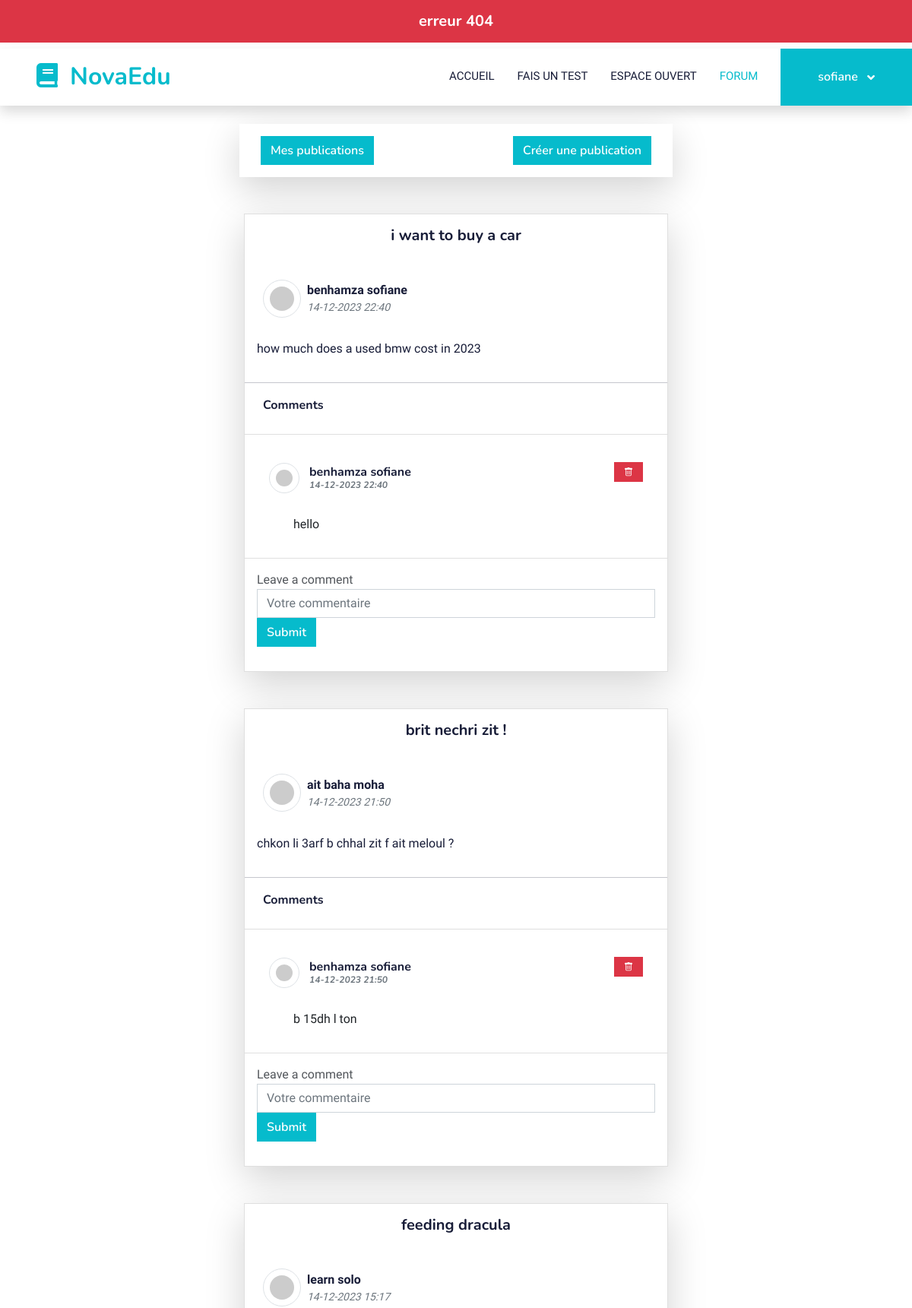
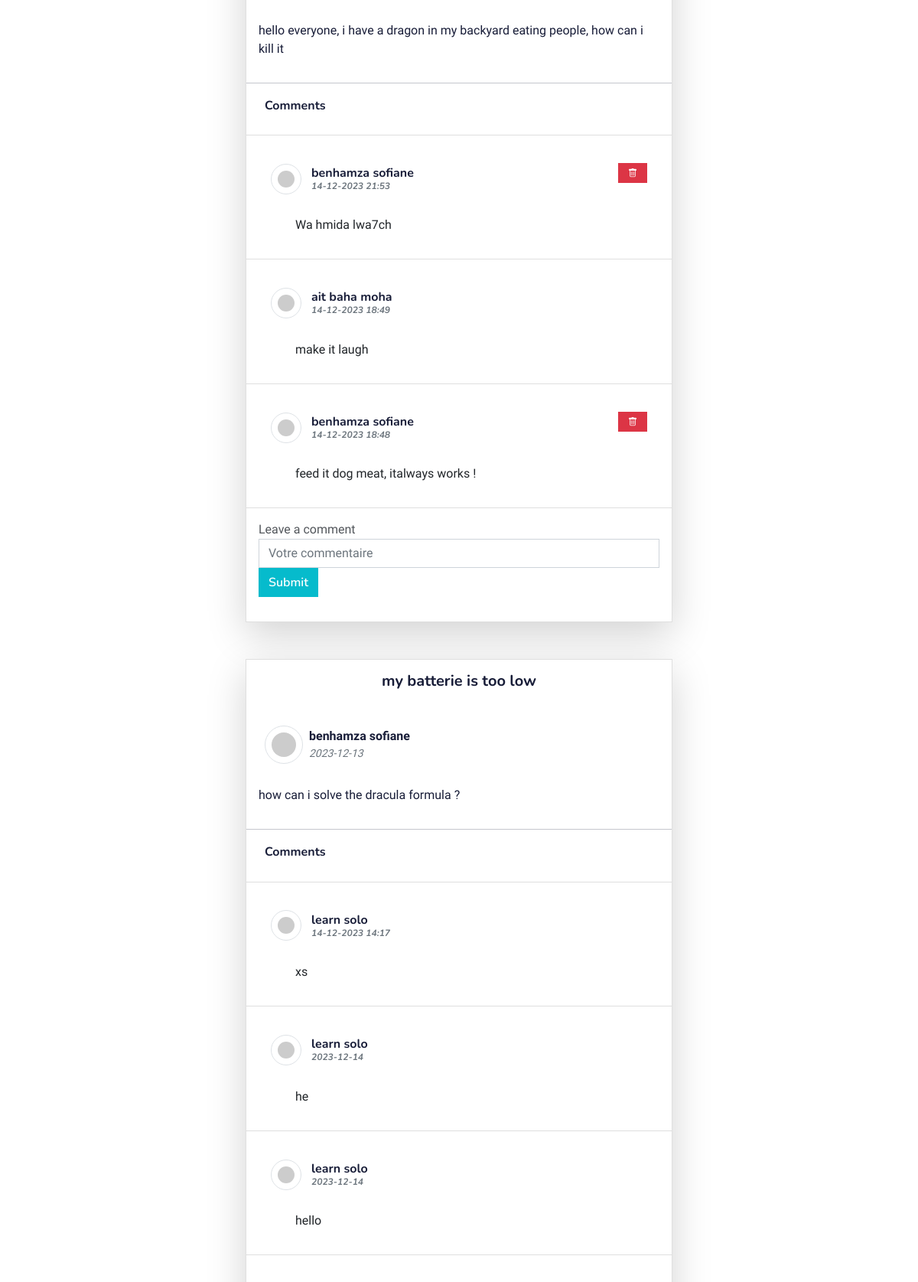
Page /backend/forum?error=invalid_url (signed in, upper part) on the committed database (2 pictures, top to bottom).
### tables this page shows
CREATE TABLE `Posts` (
  `post_id` int(11) NOT NULL,
  `user_id` int(11) DEFAULT NULL,
  `title` varchar(50) NOT NULL,
  `content` text NOT NULL,
  `created_at` varchar(20) DEFAULT NULL
);

CREATE TABLE `users` (
  `id` int(11) NOT NULL,
  `email` varchar(200) NOT NULL,
  `fname` varchar(200) NOT NULL,
  `lname` varchar(200) NOT NULL,
  `password` varchar(200) NOT NULL,
  `hashcode` varchar(256) NOT NULL
);

CREATE TABLE `Comments` (
  `comment_id` int(11) NOT NULL,
  `post_id` int(11) DEFAULT NULL,
  `user_id` int(11) DEFAULT NULL,
  `content` text NOT NULL,
  `created_at` varchar(20) DEFAULT NULL
);

### backend/forum/index.php (the view, shortened to what this page needs)
<?php
if (isset($_GET['error'])) {
    $error = $_GET['error'];
    if ($error === "invalid_url")
        echo '<div class="bg-danger"> <h5 class="text-white text-center p-3"> erreur 404 </h5> </div>';
}
$conn = new mysqli("127.0.0.1", "root", "", "novaedu");
$id = $_SESSION['id'];
echo "<br><br>";
$sql = 'SELECT Posts.title, Posts.content, users.fname, users.lname, Posts.user_id, Posts.post_id,Posts.created_at
        FROM Posts
        INNER JOIN users ON users.id = Posts.user_id
        ORDER BY Posts.post_id DESC';
$posts = $conn->query($sql);
$counter = 0;
if ($posts->num_rows > 0) {
    while ($counter < 12 && $row = $posts->fetch_assoc()) {
        echo "
        <div class='container d-flex justify-content-center'>
            <div class='col-lg-6 col-md-8 col-sm-11 shadow-lg'>
                <div class='card'>
                    <div class='card-body'>
                        <h5 class='card-title' style='font-weight: bold;text-align:center;'>{$row['title']}</h5><br>
                        <div class='d-flex align-items-center mb-3'>
                            <img class='border rounded-circle p-2 m-2' src='https://picsum.photos/50/50?random=" . rand() . "' style='width: 50px; height: 50px;' alt='Profile Image'>
                            <div class='ml-5 mt-3'>
                                <p class='mb-0 text-dark' style='font-weight:bolder;'>{$row['lname']} {$row['fname']}</p>
                                <p class='text-muted bold' style='font-size: 14px;'><i>{$row['created_at']}</i></p>
                            </div>
                        </div>
                        <p class='card-text text-dark'>{$row['content']}</p>
                    </div>
                    <h5 class='d-flex justify-content-center m-0'>
                        <hr width='100%'>
                    </h5>
                    <h6 class='mx-4 my-1 card-subtitle text-dark'>Comments</h6><br>
                    <ul class='list-group list-group-flush'>";
        $sqlComments = "SELECT Comments.content, users.fname, users.lname, Comments.user_id, Comments.comment_id, Comments.created_at
        FROM Comments
        INNER JOIN users ON users.id = Comments.user_id
        WHERE Comments.post_id = {$row['post_id']}
        ORDER BY Comments.comment_id DESC;";
        $comments = $conn->query($sqlComments);
        if ($comments->num_rows > 0) {
            while ($col = $comments->fetch_assoc()) {
                echo "
                    <li class='list-group-item'>
                        <div class='media'>
                            <div class='media-body'>
                                <div class='card-body d-flex justify-content-between align-items-center my-0'>
                                    <h6 class='d-flex align-items-center m-0'>
                                        <img class='border rounded-circle p-2 mx-auto mt-0'
                                            src='https://picsum.photos/80/80?random=" . rand() . "' style='width: 40px; height: 40px;'
                                            alt='Profile Image'> &nbsp;&nbsp;&nbsp;
                                        <p class='mt-3'>{$col['lname']} {$col['fname']}<br><i class='text-muted' style='font-size:12px;'>{$col['created_at']}</i></p>
                                    </h6>";
                if ($col['user_id'] == $id) {
                    echo "
                                    <form method='post' action='./actions/delete_comment.php'>
                                        <input class='d-none' value='{$col['comment_id']}' name='comment_id' id='comment_id'>
                                        <button type='submit' style='font-size:12px;' class='btn btn-danger'><i class='bi bi-trash'></i></button>
                                    </form>";
                }
                echo "
                                </div>
                                <p class='mx-5 my-0'>{$col['content']}</p><br>
                            </div>
                        </div>
                    </li>";
            }
        }
        echo "</ul>
            <div class='card-body'>
                <form method='post' action='./actions/save_comment.php'>
                    <div class='form-group'>
                        <label for='comment'>Leave a comment</label>
                        <input class='form-control' name='comment' id='comment' placeholder='Votre commentaire' />
                        <input type='text' class='d-none' name='post_id' id='post_id' value='{$row['post_id']}'/>
                    </div>
                    <button type='submit' class='btn btn-primary'>Submit</button>
                </form>
            </div>
        </div>
    </div>
</div>
<br><br>";
        $counter++;
    }
}
?>

### frontend/css/style.css (style rules this page uses)
:root { --primary: #06BBCC; --light: #F0FBFC; --dark: #181d38; }
body { overflow-x:hidden; }
.btn { font-family: 'Nunito', sans-serif; font-weight: 600; transition: .5s; }
.btn.btn-primary, .btn.btn-secondary { color: #FFFFFF; }
.navbar .dropdown-toggle::after { border: none; content: "\f107"; font-family: "Font Awesome 5 Free"; font-weight: 900; vertical-align: middle; margin-left: 8px; }
.navbar-light .navbar-nav .nav-link { margin-right: 30px; padding: 25px 0; color: #FFFFFF; font-size: 15px; text-transform: uppercase; outline: none; }
.navbar-light .navbar-nav .nav-link:hover, .navbar-light .navbar-nav .nav-link.active { color: var(--primary); }
.navbar-light .navbar-brand, .navbar-light a.btn { height: 75px; }
.navbar-light .navbar-nav .nav-link { color: var(--dark); font-weight: 500; }
.navbar-light.sticky-top { top: -100px; transition: .5s; }

### rows in the picture
posts: title "i want to buy a car", user.lname "benhamza", user.fname "sofiane", created_at "14-12-2023 22:40", content "how much does a used bmw cost in 2023"
comments: user.lname "benhamza", user.fname "sofiane", created_at "14-12-2023 22:40", content "hello"
posts: title "brit nechri zit !", user.lname "ait baha", user.fname "moha", created_at "14-12-2023 21:50", content "chkon li 3arf b chhal zit f ait meloul ?"
comments: user.lname "benhamza", user.fname "sofiane", created_at "14-12-2023 21:50", content "b 15dh l ton"
posts: title "feeding dracula", user.lname "learn", user.fname "solo", created_at "14-12-2023 15:17", content "hello everyone, i have a dragon in my backyard eating people, how can i kill it"
comments: user.lname "benhamza", user.fname "sofiane", created_at "14-12-2023 21:53", content "Wa hmida lwa7ch"
comments: user.lname "ait baha", user.fname "moha", created_at "14-12-2023 18:49", content "make it laugh"
comments: user.lname "benhamza", user.fname "sofiane", created_at "14-12-2023 18:48", content "feed it dog meat, italways works !"
posts: title "my batterie is too low", user.lname "benhamza", user.fname "sofiane", created_at "2023-12-13", content "how can i solve the dracula formula ?"
comments: user.lname "learn", user.fname "solo", created_at "14-12-2023 14:17", content "xs"
comments: user.lname "learn", user.fname "solo", created_at "2023-12-14", content "he"
comments: user.lname "learn", user.fname "solo", created_at "2023-12-14", content "hello"
